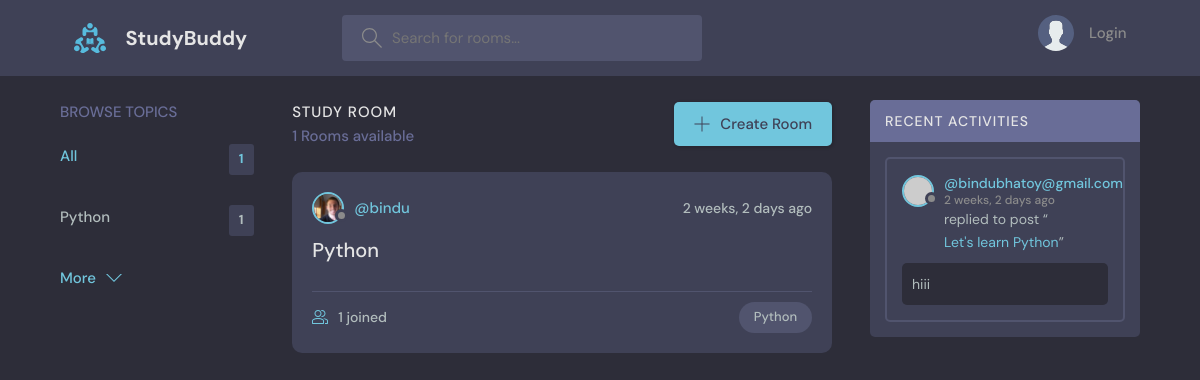
The page / on the database its author committed.
### base/models.py (models this page shows, shortened)
class Topic(models.Model):
    name = models.CharField(max_length=200)

class Room(models.Model):
    host = models.ForeignKey(User, on_delete=models.SET_NULL, null=True)
    topic = models.ForeignKey(Topic, on_delete=models.SET_NULL, null=True)
    name = models.CharField(max_length=200)
    participants = models.ManyToManyField(User, related_name="participants", blank=True)
    description = models.TextField(null=True, blank=True)
    updated = models.DateTimeField(auto_now=True)
    created = models.DateTimeField(auto_now_add=True)
    class Meta:
        ordering = ["-updated", "-created"]
    def __str__(self) -> str:
        return self.name

class User(AbstractUser):
    name = models.CharField(max_length=200, null=True)
    email = models.EmailField(unique=True)
    bio = models.TextField(null=True)
    avatar = models.ImageField(null=True, default='avatar.svg')
    USERNAME_FIELD = "email"
    REQUIRED_FIELDS = []

class Message(models.Model):
    user = models.ForeignKey(User, on_delete=CASCADE)
    room = models.ForeignKey(Room, on_delete=CASCADE)
    body = models.TextField()
    updated = models.DateTimeField(auto_now=True)
    created = models.DateTimeField(auto_now_add=True)
    class Meta:
        ordering = ["-updated", "-created"]
    def __str__(self) -> str:
        return self.body[0:50]

### base/views.py (the view)
# urls.py: path("", views.home, name="home"),
def home(response):
    q = response.GET.get("q") if response.GET.get("q") != None else ""
    rooms = Room.objects.filter(
        Q(topic__name__icontains=q) | Q(name__icontains=q) | Q(description__icontains=q)
    )
    room_count = rooms.count()
    topics = Topic.objects.all()[:5]
    room_messages = Message.objects.filter(Q(room__topic__name__icontains=q))
    context = {"rooms": rooms, "topics": topics, "room_count": room_count, "room_messages": room_messages}
    return render(response, "base/home.html", context)

### base/templates/base/home.html (shortened to what this page needs)
{% extends 'main.html' %} {% block content %}
<main class="layout layout--3">
  <div class="container">
    {% include 'base/topic_component.html' %}
    <div class="roomList">
      <div class="roomList__header">
        <div>
          <h2>Study Room</h2>
          <p>{{room_count}} Rooms available</p>
        </div>
        <a class="btn btn--main" href="{% url 'create-room' %}">
          <svg version="1.1" xmlns="http://www.w3.org/2000/svg" width="32" height="32" viewBox="0 0 32 32">
            <title>add</title>
            <path
              d="M16.943 0.943h-1.885v14.115h-14.115v1.885h14.115v14.115h1.885v-14.115h14.115v-1.885h-14.115v-14.115z"
            ></path>
          </svg>
          Create Room
        </a>
      </div>
      {% include 'base/feed_component.html' %}
    </div>
    {% include 'base/activity_component.html' %}
  </div>
</main>
{% endblock %}

### base/templates/base/topic_component.html
<div class="topics">
  <div class="topics__header">
    <h2>Browse Topics</h2>
  </div>
  <ul class="topics__list">
    <li>
      <a href="{% url 'home' %}" class="active">All <span>{{topics.count}}</span></a>
    </li>
    {% for topic in topics %}
    <li>
      <a href="{% url 'home' %}?q={{topic.name}}">{{topic.name}} <span>{{topic.room_set.all.count}}</span></a>
    </li>
    {% endfor %}
  </ul>
  <a class="btn btn--link" href="{% url 'topics' %}">
    More
    <svg
      version="1.1"
      xmlns="http://www.w3.org/2000/svg"
      width="32"
      height="32"
      viewBox="0 0 32 32"
    >
      <title>chevron-down</title>
      <path d="M16 21l-13-13h-3l16 16 16-16h-3l-13 13z"></path>
    </svg>
  </a>
</div>

### base/templates/base/feed_component.html (shortened to what this page needs)
{% for room in rooms %}
<div class="roomListRoom">
  <div class="roomListRoom__header">
    <a href="{% url 'profile' room.host.id %}" class="roomListRoom__author">
      <div class="avatar avatar--small">
        <img src="{{room.host.avatar.url}}" />
      </div>
      <span>@{{room.host.username}}</span>
    </a>
    <div class="roomListRoom__actions">
      <span>{{room.created|timesince}} ago</span>
    </div>
  </div>
  <div class="roomListRoom__content">
    <a href="{% url 'room' room.id%}">{{room.topic.name}}</a>
  </div>
  <div class="roomListRoom__meta">
    <a href="{% url 'room' room.id%}" class="roomListRoom__joined">
      {{room.participants.all.count}} joined
    </a>
    <p class="roomListRoom__topic">{{room.topic.name}}</p>
  </div>
</div>
{% endfor %}

### base/templates/base/activity_component.html (shortened to what this page needs)
<div class="activities">
  <div class="activities__header">
    <h2>Recent Activities</h2>
  </div>
  {% for message in room_messages %}
  <div class="activities__box">
    <div class="activities__boxHeader roomListRoom__header">
      <a href="{% url 'profile' message.user.id %}" class="roomListRoom__author">
        <div class="avatar avatar--small">
          <img src="https://randomuser.me/api/portraits/women/11.jpg" />
        </div>
        <p>
          @{{message.user}}
          <span>{{message.created|timesince}} ago</span>
        </p>
      </a>
    </div>
    <div class="activities__boxContent">
      <p>
        replied to post “<a href="{% url 'room' message.room.id %}">{{message.room}}</a
        >”
      </p>
      <div class="activities__boxRoomContent">
       {{message}}
      </div>
    </div>
  </div>
  {% endfor %}
</div>

### rows shown on the page
Topic: name "Python", room_set.all.count "1"
Room: host.avatar (picture), host.username "bindu", created "2 weeks, 2 days", topic.name "Python", participants.all.count "1"
Message: user "bindubhatoy@gmail.com", created "2 weeks, 2 days", room "Let's learn Python", body "hiii"

### other values the page prints
{{ topics.count }} "1"
{{ room_count }} "1"
